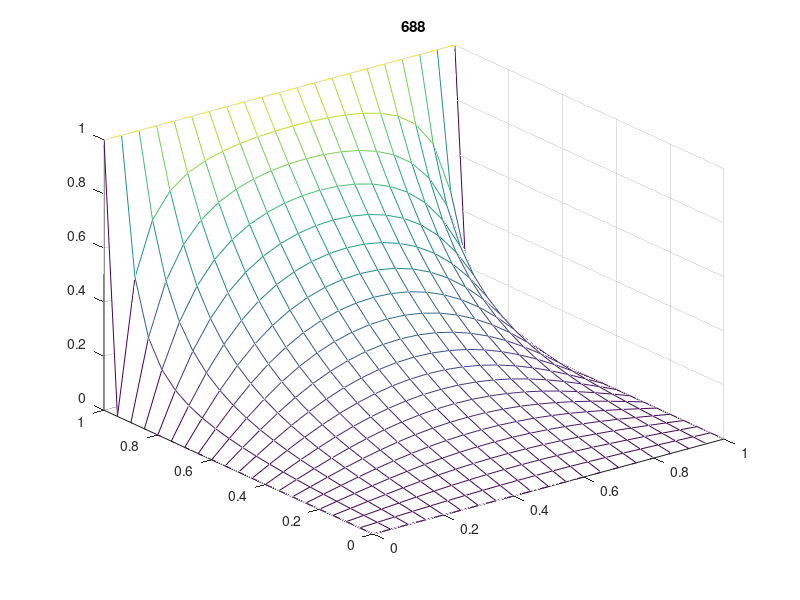

Write MATLAB code to recreate this figure.
clear
format compact

% Extent of the System
h=0.05;
x=0:h:1;
y=0:h:1;
m=length(x);

% Initial Conditions 
phi=zeros(m);

% Boundary Conditions: phi=0 everywhere except for y=1
phi(m,:)=1;

% Main loop
for n=1:1e4
  if rem(n,50)==0
    mesh(x,y,phi)
    title(n)
    drawnow
  end

  % Compute average of surrounding mesh points
  next=phi;
  for i=2:m-1
    for j=2:m-1
      next(i,j)=0.25*(phi(i-1,j)+phi(i,j-1)+ ...
                      phi(i+1,j)+phi(i,j+1));
    end
  end

  % Evaluate convergence criteria
  diff=abs(next-phi);
  if max(max(diff))<1e-6
    break
  end
    
  % Update to the new value of phi
  phi=next;
end

mesh(x,y,phi)
title(n)

